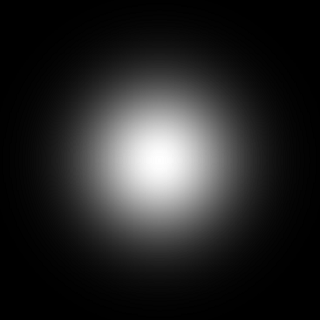
#> input picture mskg.PNG, 320 x 320 px, found by its file name
$ python BodaObstructionModel2025.py
#> lines starting #> are read from the running program, lines starting #| are printed output that depends on the picture
# BODA Obstruction model
# 27/03/2025
import numpy as np
import cv2
from scipy import ndimage
import random
import glob
import os

random.seed(a=None)

global BIT_DEPTH
global IMG_SIZE_Y
global IMG_SIZE_X
global GRID_NUMBER_Y
global GRID_NUMBER_X
global W_ROW_IDX_1D
global W_COL_IDX_1D
global DROPS_TRANS0
global DROPS_TRANS1
global DROPS_TRANS2
global DROPS_SIZESPREAD_MEAN_NOE
global DROPS_AVG_SIZE_SCALER
global BLUR_LAYER_ON
global BLUR_KSCALE
global BLUR_KROTA
global OPAQUE_OBSTRUCTION
global OPACITY

BIT_DEPTH = 255
IMG_SIZE_Y = 960
IMG_SIZE_X = 1280
GRID_NUMBER_Y = 10
GRID_NUMBER_X = 10
W_ROW_IDX_1D = np.arange(0,GRID_NUMBER_Y,1,dtype=int)
W_COL_IDX_1D = np.arange(0,GRID_NUMBER_X,1,dtype=int)
DROPS_TRANS0 = 0.3 #0.75
DROPS_TRANS1 = 0.3 #0.125
DROPS_TRANS2 = 0.3 #0.75
DROPS_SIZESPREAD_MEAN_NOE = 10
DROPS_AVG_SIZE_SCALER = 1.5
BLUR_LAYER_ON = 1
BLUR_KSCALE = 0.02
BLUR_KROTA = 30
OPAQUE_OBSTRUCTION = 1
OPACITY = 0.3

w = np.int64(np.zeros([GRID_NUMBER_Y,GRID_NUMBER_X]))
w_row_idx_start = int(IMG_SIZE_Y/GRID_NUMBER_Y)*W_ROW_IDX_1D
w_row_idx_finish = int(IMG_SIZE_Y/GRID_NUMBER_Y)*(W_ROW_IDX_1D+1)
w_col_idx_start = int(IMG_SIZE_X/GRID_NUMBER_X)*W_COL_IDX_1D
w_col_idx_finish = int(IMG_SIZE_X/GRID_NUMBER_X)*(W_COL_IDX_1D+1)
w_row_2didx_start = np.transpose(np.tile(w_row_idx_start, (GRID_NUMBER_X,1)))
w_col_2didx_start = np.tile(w_col_idx_start, (GRID_NUMBER_Y,1))

w_0 = np.zeros([GRID_NUMBER_Y,GRID_NUMBER_X])
w_1 = np.zeros([GRID_NUMBER_Y,GRID_NUMBER_X])
w_2 = np.zeros([GRID_NUMBER_Y,GRID_NUMBER_X])

# prepare the canvas and load patches
obs_canvas = np.int32(np.zeros([IMG_SIZE_Y, IMG_SIZE_X]))

# TODO: Up to three channels of obstructions can be loaded as masks, masks can be in greyscale .png
msk_0 = cv2.imread('mskg.png')[:,:,0] # example
#> msk_0: shape (320, 320); min 0, max 255, mean 38.4
#> further down, transMsk is the input picture: shape (320, 320, 3); min 0, max 255, mean 38.4
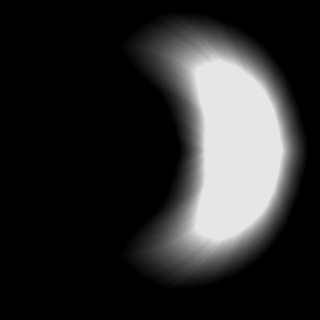
#> input picture msk0.png, 320 x 320 px
#> further down, img_org is the input picture: shape (320, 320, 3); min 0, max 230, mean 44.2
msk_1 = cv2.imread('mskg.png')[:,:,0] # example
msk_2 = cv2.imread('mskg.png')[:,:,0] # example
#

def zoomRot(img, a, b, omega):

#> called with a = 0.02, b = 0.02, omega = 30
    if len(img.shape)==2:
        rows,cols = img.shape
    else:
        rows,cols,_ = img.shape
#> rows = 320; cols = 320

    M = cv2.getRotationMatrix2D((cols/2, rows/2),omega,1)
    rot = cv2.warpAffine(img,M,(cols, rows))

    if a <= 0:
        a = 1

    if b <= 0:
        b = 1

    resRot = cv2.resize(rot, None, fx=a, fy=b, interpolation = cv2.INTER_CUBIC)

    return resRot

def waterblur(img_input,kernel_input,channel):
#> called with kernel_input = array of shape (6, 6, 3), channel = 0
    img = np.int32(img_input)[:,:,channel]
    kernel = DROPS_SIZESPREAD_MEAN_NOE*kernel_input[:,:,0]/kernel_input.size
#> kernel = [[0, 0.000362, 0.00145, 0.00217, 0.000362, 0], [0.000362, 0.0047, 0.0163, 0.0195, 0.00832, 0.00145], [0.00181, 0.0166, 0.0561, 0.068, 0.0297, 0.0047], [0.00181, 0.0213, 0.0702, 0.0846, 0.0376, 0.00579], [0.00109, 0.00977, 0.0318, 0.0391, 0.017, 0.00253], [0, 0.00145, 0.00506, 0.00615, 0.00253, 0.000362]]
    dstImg = np.uint8(np.clip(ndimage.convolve(img,kernel,mode='constant',cval=0.0),0,BIT_DEPTH))
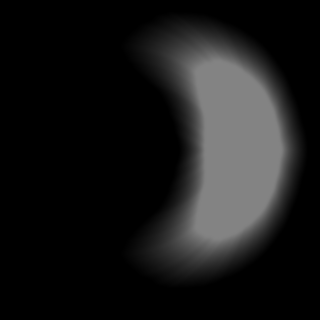
#> dstImg: shape (320, 320); min 0, max 131, mean 25.1
    return dstImg

# [57 lines left out: functions weightImginGrids, randomPatch, clipPatchWithinImg, not called in this run]

# TODO: Change directory to grab input images and specify output images directory
path_inputImg = 'F:/NoiseModel_testing/BodaObstructionModel/input' # example
path_outputImg = 'F:/NoiseModel_testing/BodaObstructionModel/output' # example
path_images = '*.png' # example
#

# TODO: Choose to load mask as the blur kernel (optional)
transMsk = BLUR_LAYER_ON*cv2.imread('mskg.png') # example
#

os.chdir(path_inputImg)
files_img = glob.glob(path_images)

for img in files_img:
    img_org = cv2.imread(img)
    print(img)
    dstImg = np.uint8(np.zeros([IMG_SIZE_Y,IMG_SIZE_X,3]))
    obs_canvas_output = np.int32(np.zeros([IMG_SIZE_Y,IMG_SIZE_X]))
    obs_canvas = np.int32(np.zeros([IMG_SIZE_Y,IMG_SIZE_X]))
    obs_dst_img = np.uint8(np.zeros([IMG_SIZE_Y,IMG_SIZE_X,3]))

    img_int64 = np.int64(img_org[:,:,0])
    kernel_input = 1/(np.max(transMsk)+1)*zoomRot(transMsk,BLUR_KSCALE,BLUR_KSCALE,BLUR_KROTA)
#> (the run stopped early here; a loop or call above may not have finished)
